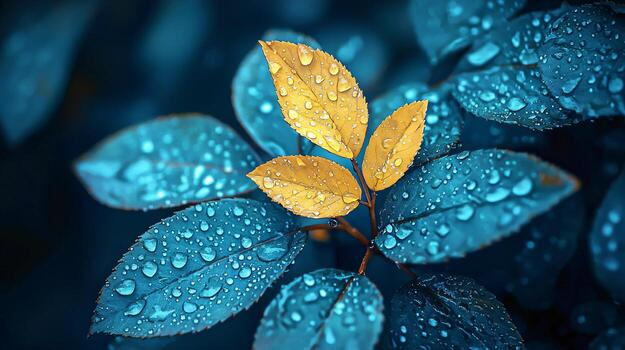
#> input picture images/Image_1.jpg, 625 x 350 px, found by its file name
$ python 4622_Question_01.py
#> lines starting #> are read from the running program, lines starting #| are printed output that depends on the picture
import cv2
import numpy as np
import matplotlib.pyplot as plt

def custom_average_filter(image, kernel_size):
    pad = kernel_size // 2

    output_image = np.zeros_like(image, dtype=np.float32)

    if len(image.shape) == 3:
        padded_image = np.pad(image, ((pad, pad), (pad, pad), (0, 0)), mode='reflect')
    else:
        padded_image = np.pad(image, ((pad, pad), (pad, pad)), mode='reflect')

    height, width = image.shape[:2]

    for y in range(height):
        for x in range(width):
            if len(image.shape) == 3:
                roi = padded_image[y : y + kernel_size, x : x + kernel_size, :]
                output_image[y, x] = np.mean(roi, axis=(0, 1))
            else:
                roi = padded_image[y : y + kernel_size, x : x + kernel_size]
                output_image[y, x] = np.mean(roi)

    return output_image.astype(np.uint8)

img = cv2.imread('images/image_1.jpg')
#> img is the input picture: shape (350, 625, 3); mean B, G, R 97.4, 82.3, 36.1

if img is None:
    raise FileNotFoundError("Image not found. Please check the file path.")

img_rgb = cv2.cvtColor(img, cv2.COLOR_BGR2RGB)

kernel_sizes = [3, 5, 11, 15]

filtered_images = []
print("Processing images... this might take a few moments for larger kernels!")

for k in kernel_sizes:
    print(f"Applying {k}x{k} average filter...")
    blurred_img = custom_average_filter(img_rgb, k)
    filtered_images.append((k, blurred_img))
#> this loop made 4 passes
#> pass 1, in custom_average_filter, `padded_image = np.pad(image, ((pad, pad), (pad, pad), (0, 0)), mode='r..`:
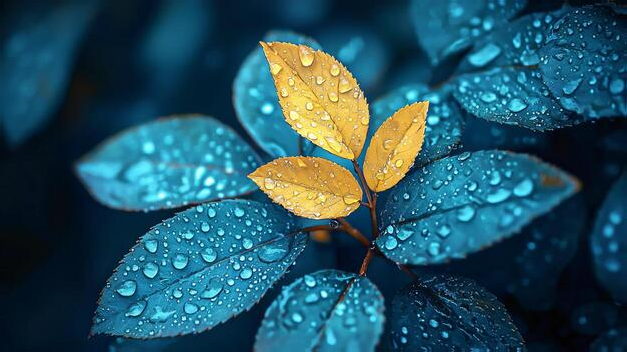
#> padded_image: shape (352, 627, 3); mean R, G, B 35.8, 82, 97.1
#> pass 2, in custom_average_filter (call 2), `padded_image = np.pad(image, ((pad, pad), (pad, pad), (0, 0)), mode='r..`:
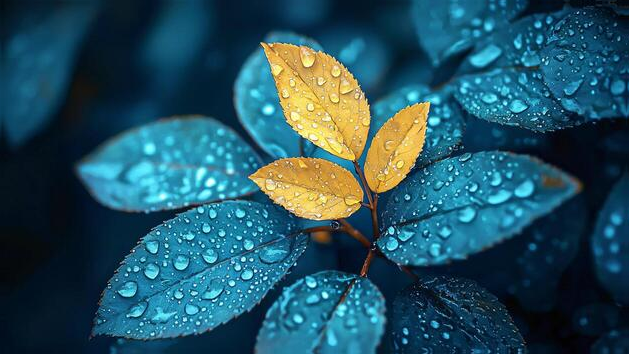
#> padded_image: shape (354, 629, 3); mean R, G, B 35.6, 81.6, 96.8
#> pass 2, `blurred_img = custom_average_filter(img_rgb, k)`:
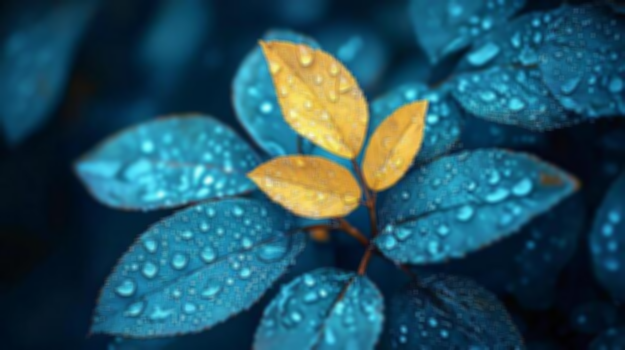
#> blurred_img: shape (350, 625, 3); mean R, G, B 35.6, 81.9, 96.9
#> after the loop, filtered_images = 4 items

print("Processing complete! Generating plot...")

plt.figure(figsize=(15, 8))

plt.subplot(2, 3, 1)
plt.imshow(img_rgb)
plt.title('Original Image')
plt.axis('off')

for i, (k, blurred_img) in enumerate(filtered_images):
    plt.subplot(2, 3, i + 2)
    plt.imshow(blurred_img)
    plt.title(f'Custom Average Filter {k}x{k}')
    plt.axis('off')
#> this loop made 4 passes
#> k on passes 1 to 4: 3, 5, 11, 15

plt.tight_layout()
plt.show()
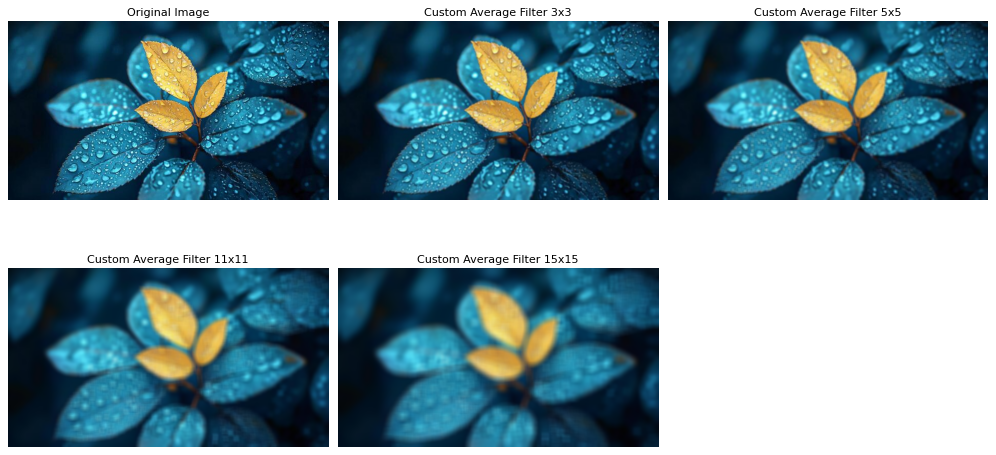
#> figure drawn by matplotlib, 5 panels

$ run again, with images/Image_4.jpg copied over images/Image_1.jpg
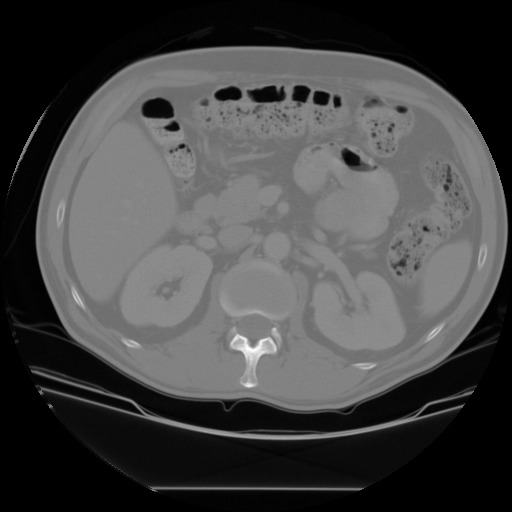
#> input picture images/Image_4.jpg, 512 x 512 px, found by its file name
#> img is the input picture: shape (512, 512, 3); min 0, max 255, mean 69.8
#> the loop `for k in kernel_sizes:` made 4 passes
#> pass 1, in custom_average_filter, `padded_image = np.pad(image, ((pad, pad), (pad, pad), (0, 0)), mode='r..`:
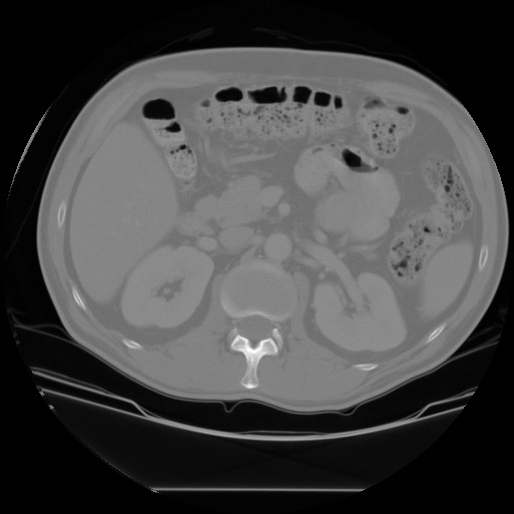
#> padded_image: shape (514, 514, 3); min 0, max 255, mean 69.3
#> pass 2, in custom_average_filter (call 2), `padded_image = np.pad(image, ((pad, pad), (pad, pad), (0, 0)), mode='r..`:
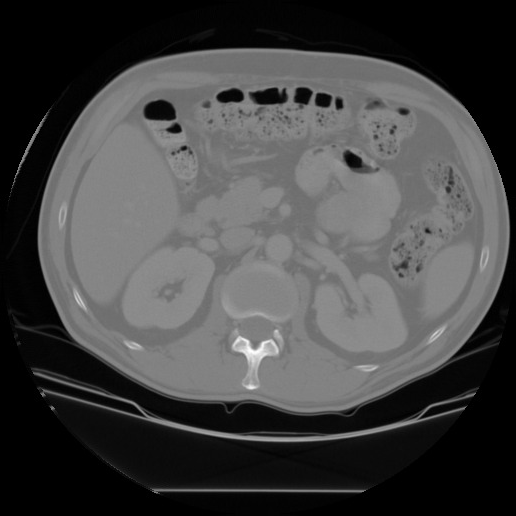
#> padded_image: shape (516, 516, 3); min 0, max 255, mean 68.8
#> after the loop `for k in kernel_sizes:`: filtered_images = 4 items
#> the loop `for i, (k, blurred_img) in enumerate(filtered_images):` made 4 passes
#> k on passes 1 to 4: 3, 5, 11, 15

$ run again, with images/Image_5.jpg copied over images/Image_1.jpg
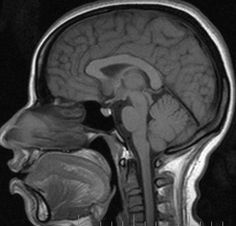
#> input picture images/Image_5.jpg, 236 x 226 px, found by its file name
#> img is the input picture: shape (226, 236, 3); min 0, max 255, mean 66.2
#> the loop `for k in kernel_sizes:` made 4 passes
#> pass 1, in custom_average_filter, `padded_image = np.pad(image, ((pad, pad), (pad, pad), (0, 0)), mode='r..`:
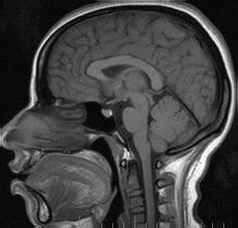
#> padded_image: shape (228, 238, 3); min 0, max 255, mean 65.7
#> pass 2, `blurred_img = custom_average_filter(img_rgb, k)`:
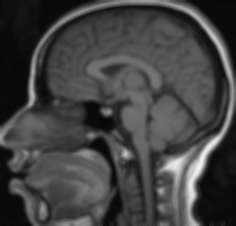
#> blurred_img: shape (226, 236, 3); min 7, max 242, mean 65.7
#> after the loop `for k in kernel_sizes:`: filtered_images = 4 items
#> the loop `for i, (k, blurred_img) in enumerate(filtered_images):` made 4 passes
#> k on passes 1 to 4: 3, 5, 11, 15

$ run again, with images/Image_6.jpg copied over images/Image_1.jpg
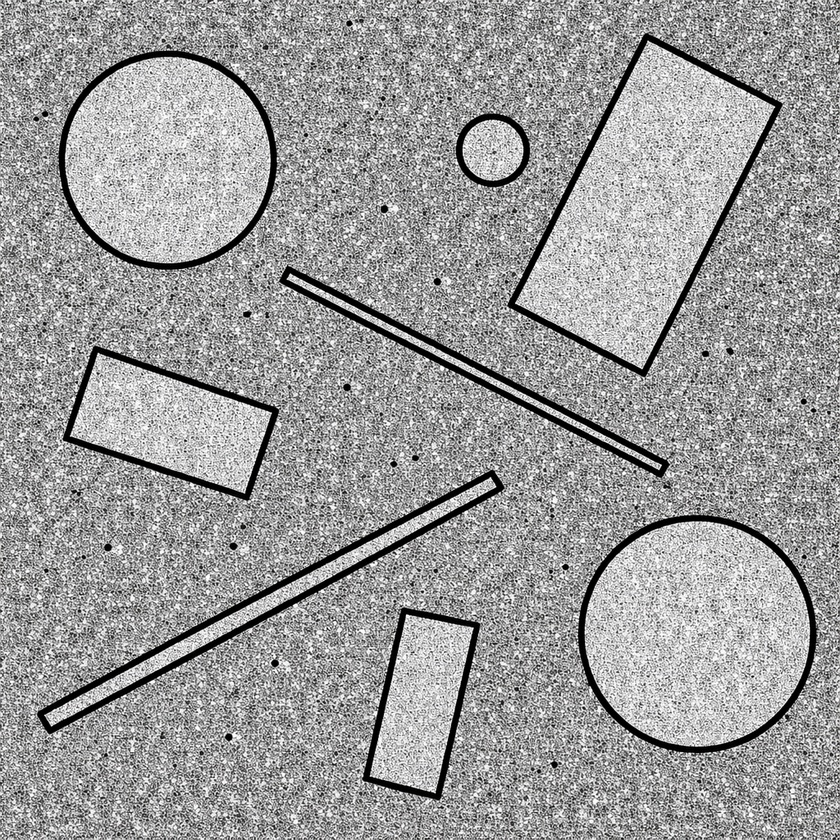
#> input picture images/Image_6.jpg, 840 x 840 px, shrunk from 1024 x 1024 before the run, found by its file name
#> img is the input picture: shape (840, 840, 3); mean B, G, R 155.9, 155.9, 155.9
#> the loop `for k in kernel_sizes:` made 4 passes
#> pass 1, in custom_average_filter, `padded_image = np.pad(image, ((pad, pad), (pad, pad), (0, 0)), mode='r..`:
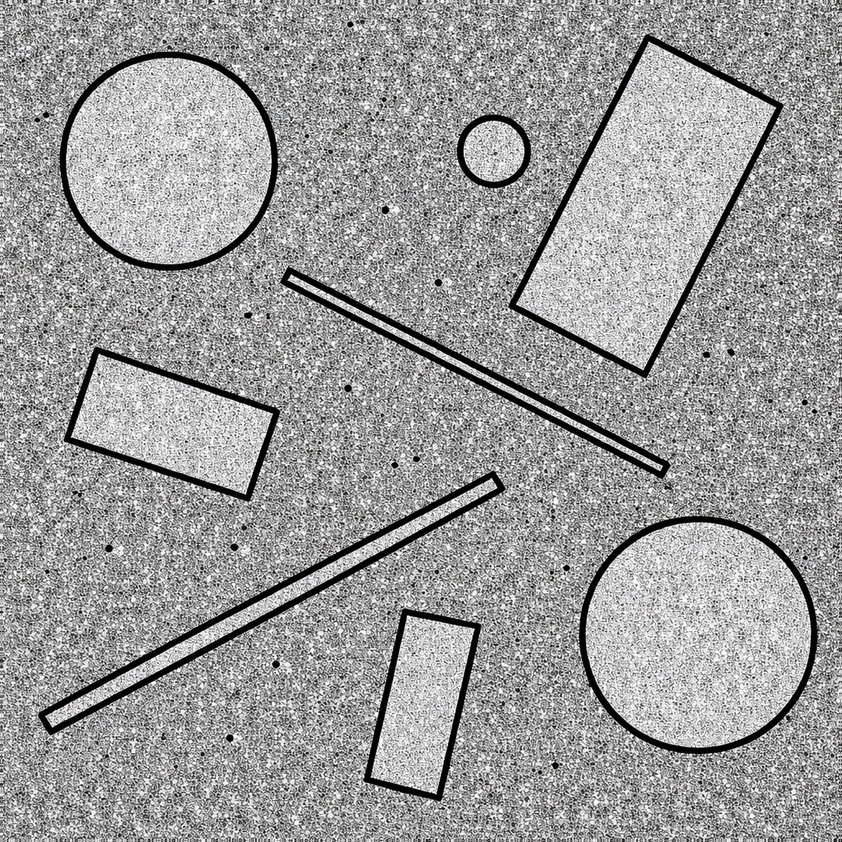
#> padded_image: shape (842, 842, 3); mean R, G, B 155.9, 155.9, 155.9
#> pass 2, `blurred_img = custom_average_filter(img_rgb, k)`:
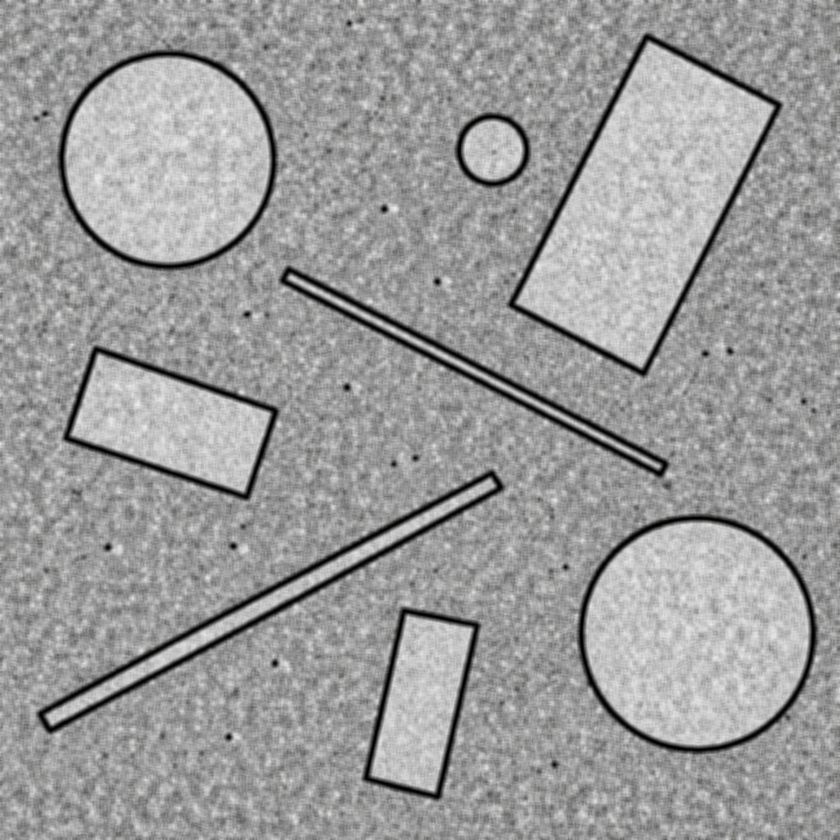
#> blurred_img: shape (840, 840, 3); mean R, G, B 155.4, 155.4, 155.4
#> after the loop `for k in kernel_sizes:`: filtered_images = 4 items
#> the loop `for i, (k, blurred_img) in enumerate(filtered_images):` made 4 passes
#> k on passes 1 to 4: 3, 5, 11, 15
